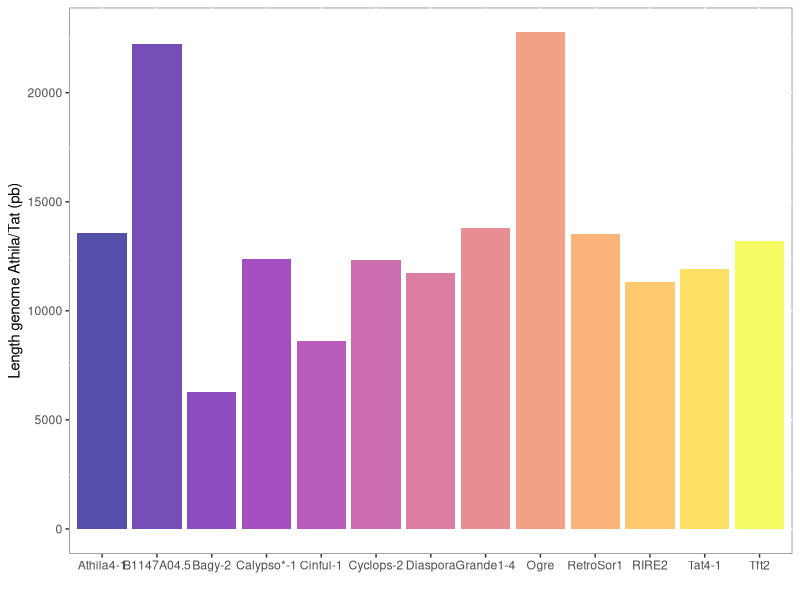
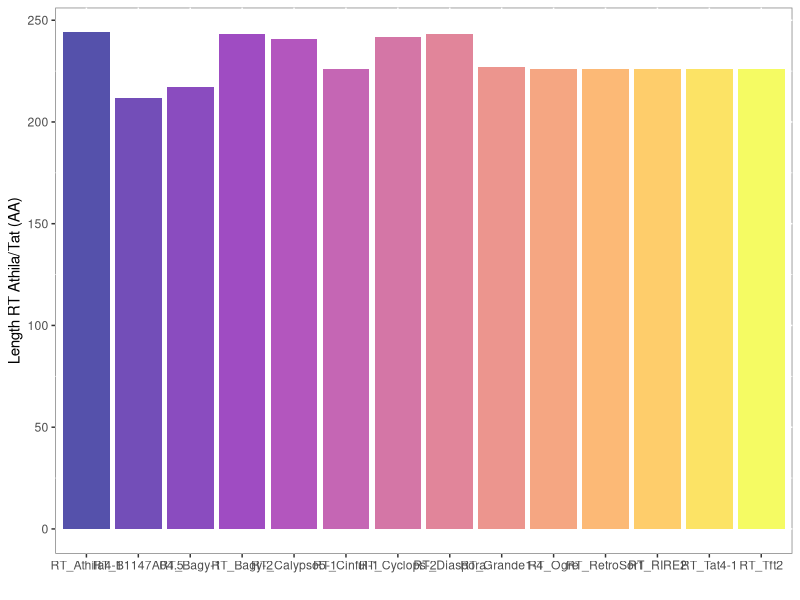

Write R code to recreate these figures, in order.
##library to use________________________________________________________________
library(tidyverse)
library(ggplot2)
library(viridis)
library(dplyr)
library(gridExtra)
library(viridis)

##We set directory______________________________________________________________
setwd("/home/usuario/Data_Rstudio/tesina_g/tablas/dataBase_statics/")

##Read our data_________________________________________________________________

gy_db_Length <- read.csv("Length_LTR_genome_gy_db.csv",
                         sep = ",",
                         stringsAsFactors = T)

ltr_db_Length <- read.csv("LTR_length_gydb.csv",
                          sep = ";",
                          stringsAsFactors = T)

rt_db_Length <- read.csv("RT_length_gydb.csv",
                          sep = ";",
                          stringsAsFactors = T)

##Data peek_____________________________________________________________________

summary(gy_db_Length)
str(gy_db_Length)

summary(ltr_db_Length)
str(ltr_db_Length)

summary(rt_db_Length)
str(rt_db_Length)

##Graphics section______________________________________________________________

##Barplots______________________________________________________________________

##Barplot length genome athila/tat______________________________________________

gen_length <- ggplot(gy_db_Length, aes(x= genom, y= G.length, fill= genom)) + 
  geom_bar(stat="identity",position=position_dodge())+
  theme(legend.position="none",
        plot.title = element_text(size=11), 
        panel.background = element_rect(fill = "white",
                                        colour = "grey50")) +
  labs(y = "Length genome Athila/Tat (pb)", x = "")+
  scale_fill_viridis_d(option = 'plasma', alpha = 0.7) 



mean(gy_db_Length$G.length)
sd(gy_db_Length$G.length)

##Barplot length LTR athila/tat_________________________________________________

ltr_length <- ggplot(ltr_db_Length, aes(x= LTR, y= L.length, fill= LTR)) + 
  geom_bar(stat="identity",position=position_dodge())+
  theme(legend.position="none",
        plot.title = element_text(size=11), 
        panel.background = element_rect(fill = "white",
                                        colour = "grey50")) +
  labs(y = "Length LTR Athila/Tat (pb)", x = "")

mean(ltr_db_Length$L.length)
sd(ltr_db_Length$L.length)

##Barplot length RT athila/tat_________________________________________________

ltr_length <- ggplot(rt_db_Length, aes(x= athila, y= rt, fill= athila)) + 
  geom_bar(stat="identity",position=position_dodge())+
  theme(legend.position="none",
        plot.title = element_text(size=11), 
        panel.background = element_rect(fill = "white",
                                        colour = "grey50")) +
  labs(y = "Length RT Athila/Tat (AA)", x = "")+
  scale_fill_viridis_d(option = 'plasma', alpha = 0.7)

mean(rt_db_Length$rt)
sd(rt_db_Length$rt)


